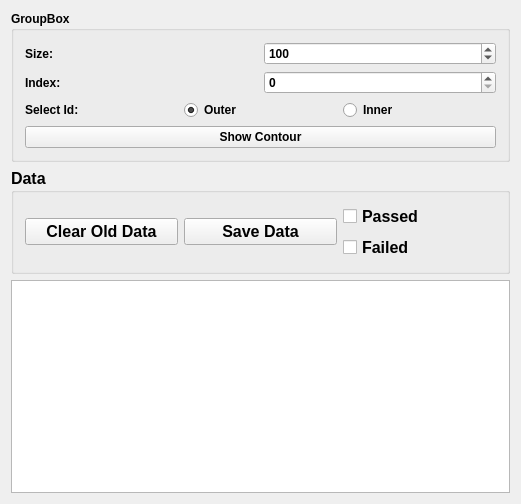
<?xml version="1.0" encoding="UTF-8"?>
<ui version="4.0">
 <class>QtCurvature</class>
 <widget class="QWidget" name="QtCurvature">
  <property name="geometry">
   <rect>
    <x>0</x>
    <y>0</y>
    <width>521</width>
    <height>504</height>
   </rect>
  </property>
  <property name="windowTitle">
   <string>QtCurvature</string>
  </property>
  <layout class="QVBoxLayout" name="verticalLayout_3">
   <item>
    <widget class="QGroupBox" name="groupBox">
     <property name="font">
      <font>
       <weight>75</weight>
       <bold>true</bold>
      </font>
     </property>
     <property name="title">
      <string>GroupBox</string>
     </property>
     <layout class="QVBoxLayout" name="verticalLayout">
      <item>
       <layout class="QGridLayout" name="gridLayout">
        <item row="0" column="0">
         <widget class="QLabel" name="label">
          <property name="text">
           <string>Size:</string>
          </property>
         </widget>
        </item>
        <item row="0" column="1">
         <widget class="QSpinBox" name="spin_size">
          <property name="minimum">
           <number>10</number>
          </property>
          <property name="maximum">
           <number>100000</number>
          </property>
          <property name="value">
           <number>100</number>
          </property>
         </widget>
        </item>
        <item row="1" column="0">
         <widget class="QLabel" name="label_2">
          <property name="text">
           <string>Index:</string>
          </property>
         </widget>
        </item>
        <item row="1" column="1">
         <widget class="QSpinBox" name="spin_index">
          <property name="maximum">
           <number>10000</number>
          </property>
         </widget>
        </item>
       </layout>
      </item>
      <item>
       <layout class="QHBoxLayout" name="horizontalLayout">
        <item>
         <widget class="QLabel" name="label_3">
          <property name="text">
           <string>Select Id:</string>
          </property>
         </widget>
        </item>
        <item>
         <widget class="QRadioButton" name="radio_outer">
          <property name="text">
           <string>Outer</string>
          </property>
          <property name="checked">
           <bool>true</bool>
          </property>
         </widget>
        </item>
        <item>
         <widget class="QRadioButton" name="radio_inner">
          <property name="text">
           <string>Inner</string>
          </property>
         </widget>
        </item>
       </layout>
      </item>
      <item>
       <widget class="QPushButton" name="btn_showImage">
        <property name="text">
         <string>Show Contour</string>
        </property>
       </widget>
      </item>
     </layout>
    </widget>
   </item>
   <item>
    <widget class="QGroupBox" name="groupBox_2">
     <property name="font">
      <font>
       <pointsize>12</pointsize>
       <weight>75</weight>
       <bold>true</bold>
      </font>
     </property>
     <property name="title">
      <string>Data</string>
     </property>
     <layout class="QHBoxLayout" name="horizontalLayout_2">
      <item>
       <widget class="QPushButton" name="btn_clearolddata">
        <property name="text">
         <string>Clear Old Data</string>
        </property>
       </widget>
      </item>
      <item>
       <widget class="QPushButton" name="btn_savedata">
        <property name="text">
         <string>Save Data</string>
        </property>
       </widget>
      </item>
      <item>
       <layout class="QVBoxLayout" name="verticalLayout_2">
        <item>
         <widget class="QCheckBox" name="check_passed">
          <property name="text">
           <string>Passed</string>
          </property>
         </widget>
        </item>
        <item>
         <widget class="QCheckBox" name="check_failed">
          <property name="text">
           <string>Failed</string>
          </property>
         </widget>
        </item>
       </layout>
      </item>
     </layout>
    </widget>
   </item>
   <item>
    <widget class="QTextEdit" name="textEdit"/>
   </item>
  </layout>
 </widget>
 <layoutdefault spacing="6" margin="11"/>
 <resources/>
 <connections/>
</ui>
